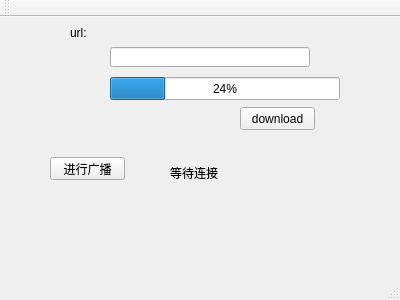
<?xml version="1.0" encoding="UTF-8"?>
<ui version="4.0">
 <class>MainWindow</class>
 <widget class="QMainWindow" name="MainWindow">
  <property name="geometry">
   <rect>
    <x>0</x>
    <y>0</y>
    <width>400</width>
    <height>300</height>
   </rect>
  </property>
  <property name="windowTitle">
   <string>MainWindow</string>
  </property>
  <widget class="QWidget" name="centralWidget">
   <widget class="QLabel" name="label">
    <property name="geometry">
     <rect>
      <x>70</x>
      <y>10</y>
      <width>54</width>
      <height>12</height>
     </rect>
    </property>
    <property name="text">
     <string>url:</string>
    </property>
   </widget>
   <widget class="QLineEdit" name="lineEdit">
    <property name="geometry">
     <rect>
      <x>110</x>
      <y>30</y>
      <width>200</width>
      <height>20</height>
     </rect>
    </property>
   </widget>
   <widget class="QProgressBar" name="progressBar">
    <property name="geometry">
     <rect>
      <x>110</x>
      <y>60</y>
      <width>230</width>
      <height>23</height>
     </rect>
    </property>
    <property name="value">
     <number>24</number>
    </property>
   </widget>
   <widget class="QPushButton" name="pushButton">
    <property name="geometry">
     <rect>
      <x>240</x>
      <y>90</y>
      <width>75</width>
      <height>23</height>
     </rect>
    </property>
    <property name="text">
     <string>download</string>
    </property>
   </widget>
   <widget class="QPushButton" name="pushButton_2">
    <property name="geometry">
     <rect>
      <x>50</x>
      <y>140</y>
      <width>75</width>
      <height>23</height>
     </rect>
    </property>
    <property name="text">
     <string>进行广播</string>
    </property>
   </widget>
   <widget class="QLabel" name="label_2">
    <property name="geometry">
     <rect>
      <x>170</x>
      <y>150</y>
      <width>54</width>
      <height>12</height>
     </rect>
    </property>
    <property name="text">
     <string>等待连接</string>
    </property>
   </widget>
  </widget>
  <widget class="QMenuBar" name="menuBar">
   <property name="geometry">
    <rect>
     <x>0</x>
     <y>0</y>
     <width>400</width>
     <height>23</height>
    </rect>
   </property>
  </widget>
  <widget class="QToolBar" name="mainToolBar">
   <attribute name="toolBarArea">
    <enum>TopToolBarArea</enum>
   </attribute>
   <attribute name="toolBarBreak">
    <bool>false</bool>
   </attribute>
  </widget>
  <widget class="QStatusBar" name="statusBar"/>
 </widget>
 <layoutdefault spacing="6" margin="11"/>
 <resources/>
 <connections/>
</ui>
